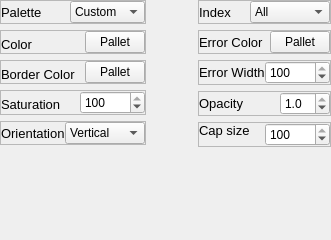
<?xml version="1.0" encoding="UTF-8"?>
<ui version="4.0">
 <class>Form</class>
 <widget class="QWidget" name="Form">
  <property name="geometry">
   <rect>
    <x>0</x>
    <y>0</y>
    <width>331</width>
    <height>240</height>
   </rect>
  </property>
  <property name="windowTitle">
   <string>Form</string>
  </property>
  <layout class="QHBoxLayout" name="horizontalLayout_8">
   <property name="leftMargin">
    <number>0</number>
   </property>
   <property name="topMargin">
    <number>0</number>
   </property>
   <property name="rightMargin">
    <number>0</number>
   </property>
   <property name="bottomMargin">
    <number>0</number>
   </property>
   <item>
    <widget class="QFrame" name="pg_2_box_plot_settings_1">
     <layout class="QHBoxLayout" name="horizontalLayout_7">
      <property name="leftMargin">
       <number>0</number>
      </property>
      <property name="topMargin">
       <number>0</number>
      </property>
      <property name="rightMargin">
       <number>0</number>
      </property>
      <property name="bottomMargin">
       <number>0</number>
      </property>
      <item>
       <widget class="QFrame" name="pg_2_box_plot_settings_1_left">
        <layout class="QVBoxLayout" name="verticalLayout">
         <property name="leftMargin">
          <number>0</number>
         </property>
         <property name="topMargin">
          <number>0</number>
         </property>
         <property name="rightMargin">
          <number>0</number>
         </property>
         <property name="bottomMargin">
          <number>0</number>
         </property>
         <item>
          <widget class="QFrame" name="pg2_graph_barplot_pallete_style_frame">
           <property name="frameShape">
            <enum>QFrame::StyledPanel</enum>
           </property>
           <property name="frameShadow">
            <enum>QFrame::Raised</enum>
           </property>
           <layout class="QHBoxLayout" name="horizontalLayout_3">
            <property name="spacing">
             <number>0</number>
            </property>
            <property name="leftMargin">
             <number>0</number>
            </property>
            <property name="topMargin">
             <number>0</number>
            </property>
            <property name="rightMargin">
             <number>0</number>
            </property>
            <property name="bottomMargin">
             <number>0</number>
            </property>
            <item>
             <widget class="QLabel" name="pg2_graph_pallete_style_label_barplot">
              <property name="font">
               <font>
                <pointsize>10</pointsize>
               </font>
              </property>
              <property name="text">
               <string>Palette</string>
              </property>
             </widget>
            </item>
            <item>
             <widget class="QComboBox" name="pg_2_graph_barplot_pallete_style_combobox">
              <property name="minimumSize">
               <size>
                <width>75</width>
                <height>0</height>
               </size>
              </property>
              <property name="maximumSize">
               <size>
                <width>75</width>
                <height>16777215</height>
               </size>
              </property>
              <item>
               <property name="text">
                <string>Custom</string>
               </property>
              </item>
              <item>
               <property name="text">
                <string>deep</string>
               </property>
              </item>
              <item>
               <property name="text">
                <string>muted</string>
               </property>
              </item>
              <item>
               <property name="text">
                <string>bright</string>
               </property>
              </item>
              <item>
               <property name="text">
                <string>dark</string>
               </property>
              </item>
              <item>
               <property name="text">
                <string>colorblind</string>
               </property>
              </item>
              <item>
               <property name="text">
                <string>Paired</string>
               </property>
              </item>
              <item>
               <property name="text">
                <string>BuGn</string>
               </property>
              </item>
              <item>
               <property name="text">
                <string>GnBu</string>
               </property>
              </item>
              <item>
               <property name="text">
                <string>OrRd</string>
               </property>
              </item>
              <item>
               <property name="text">
                <string>PuBu</string>
               </property>
              </item>
              <item>
               <property name="text">
                <string>YlGn</string>
               </property>
              </item>
              <item>
               <property name="text">
                <string>YlGnBu</string>
               </property>
              </item>
              <item>
               <property name="text">
                <string>YlOrBr</string>
               </property>
              </item>
              <item>
               <property name="text">
                <string>YlOrRd</string>
               </property>
              </item>
              <item>
               <property name="text">
                <string>BrBG</string>
               </property>
              </item>
              <item>
               <property name="text">
                <string>PiYG</string>
               </property>
              </item>
              <item>
               <property name="text">
                <string>PRGn</string>
               </property>
              </item>
              <item>
               <property name="text">
                <string>PuOr</string>
               </property>
              </item>
              <item>
               <property name="text">
                <string>RdBu</string>
               </property>
              </item>
              <item>
               <property name="text">
                <string>RdGy</string>
               </property>
              </item>
              <item>
               <property name="text">
                <string>RdYlBu</string>
               </property>
              </item>
              <item>
               <property name="text">
                <string>RdYlGn</string>
               </property>
              </item>
              <item>
               <property name="text">
                <string>Spectral</string>
               </property>
              </item>
              <item>
               <property name="text">
                <string>Blued_d</string>
               </property>
              </item>
              <item>
               <property name="text">
                <string>coolwarm</string>
               </property>
              </item>
              <item>
               <property name="text">
                <string>pastel</string>
               </property>
              </item>
              <item>
               <property name="text">
                <string>husl</string>
               </property>
              </item>
              <item>
               <property name="text">
                <string>Set1</string>
               </property>
              </item>
              <item>
               <property name="text">
                <string>Set3</string>
               </property>
              </item>
             </widget>
            </item>
           </layout>
          </widget>
         </item>
         <item>
          <widget class="QFrame" name="pg_2_color_graph_frame_box_plot">
           <property name="frameShape">
            <enum>QFrame::StyledPanel</enum>
           </property>
           <property name="frameShadow">
            <enum>QFrame::Raised</enum>
           </property>
           <layout class="QHBoxLayout" name="horizontalLayout_2">
            <property name="leftMargin">
             <number>0</number>
            </property>
            <property name="topMargin">
             <number>0</number>
            </property>
            <property name="rightMargin">
             <number>0</number>
            </property>
            <property name="bottomMargin">
             <number>0</number>
            </property>
            <item>
             <widget class="QLabel" name="pg2_graph_color_box_plot">
              <property name="minimumSize">
               <size>
                <width>0</width>
                <height>20</height>
               </size>
              </property>
              <property name="maximumSize">
               <size>
                <width>16777215</width>
                <height>10</height>
               </size>
              </property>
              <property name="font">
               <font>
                <pointsize>10</pointsize>
               </font>
              </property>
              <property name="text">
               <string>Color</string>
              </property>
              <property name="alignment">
               <set>Qt::AlignLeading|Qt::AlignLeft|Qt::AlignTop</set>
              </property>
             </widget>
            </item>
            <item>
             <widget class="QPushButton" name="pg_2_graph_colors_pallete_2_bar_plot">
              <property name="minimumSize">
               <size>
                <width>60</width>
                <height>0</height>
               </size>
              </property>
              <property name="maximumSize">
               <size>
                <width>60</width>
                <height>16777215</height>
               </size>
              </property>
              <property name="text">
               <string>Pallet</string>
              </property>
             </widget>
            </item>
           </layout>
          </widget>
         </item>
         <item>
          <widget class="QFrame" name="pg_2_graph_border_color_frame_box_plot">
           <property name="frameShape">
            <enum>QFrame::StyledPanel</enum>
           </property>
           <property name="frameShadow">
            <enum>QFrame::Raised</enum>
           </property>
           <layout class="QHBoxLayout" name="horizontalLayout">
            <property name="leftMargin">
             <number>0</number>
            </property>
            <property name="topMargin">
             <number>0</number>
            </property>
            <property name="rightMargin">
             <number>0</number>
            </property>
            <property name="bottomMargin">
             <number>0</number>
            </property>
            <item>
             <widget class="QLabel" name="pg2_graph_border_color_box_plot">
              <property name="minimumSize">
               <size>
                <width>0</width>
                <height>20</height>
               </size>
              </property>
              <property name="maximumSize">
               <size>
                <width>16777215</width>
                <height>10</height>
               </size>
              </property>
              <property name="font">
               <font>
                <pointsize>10</pointsize>
               </font>
              </property>
              <property name="text">
               <string>Border Color</string>
              </property>
              <property name="alignment">
               <set>Qt::AlignLeading|Qt::AlignLeft|Qt::AlignTop</set>
              </property>
             </widget>
            </item>
            <item>
             <widget class="QPushButton" name="pg_2_graph_colors_pallete_1_bar_plot">
              <property name="minimumSize">
               <size>
                <width>60</width>
                <height>0</height>
               </size>
              </property>
              <property name="maximumSize">
               <size>
                <width>60</width>
                <height>16777215</height>
               </size>
              </property>
              <property name="text">
               <string>Pallet</string>
              </property>
             </widget>
            </item>
           </layout>
          </widget>
         </item>
         <item>
          <widget class="QFrame" name="pg2_graph_saturation_frame_box_plot">
           <property name="frameShape">
            <enum>QFrame::StyledPanel</enum>
           </property>
           <property name="frameShadow">
            <enum>QFrame::Raised</enum>
           </property>
           <layout class="QHBoxLayout" name="horizontalLayout_5">
            <property name="spacing">
             <number>0</number>
            </property>
            <property name="leftMargin">
             <number>0</number>
            </property>
            <property name="topMargin">
             <number>0</number>
            </property>
            <property name="rightMargin">
             <number>0</number>
            </property>
            <property name="bottomMargin">
             <number>0</number>
            </property>
            <item>
             <widget class="QLabel" name="pg2_graph_saturation_label_box_plot">
              <property name="minimumSize">
               <size>
                <width>0</width>
                <height>20</height>
               </size>
              </property>
              <property name="maximumSize">
               <size>
                <width>16777215</width>
                <height>10</height>
               </size>
              </property>
              <property name="font">
               <font>
                <pointsize>10</pointsize>
               </font>
              </property>
              <property name="text">
               <string>Saturation</string>
              </property>
              <property name="alignment">
               <set>Qt::AlignLeading|Qt::AlignLeft|Qt::AlignTop</set>
              </property>
             </widget>
            </item>
            <item>
             <widget class="QSpinBox" name="pg2_graph_saturation_spinBox_box_plot">
              <property name="minimumSize">
               <size>
                <width>65</width>
                <height>0</height>
               </size>
              </property>
              <property name="maximumSize">
               <size>
                <width>65</width>
                <height>16777215</height>
               </size>
              </property>
              <property name="minimum">
               <number>0</number>
              </property>
              <property name="maximum">
               <number>100</number>
              </property>
              <property name="value">
               <number>100</number>
              </property>
             </widget>
            </item>
           </layout>
          </widget>
         </item>
         <item>
          <widget class="QFrame" name="pg2_graph_orientaitno_frame_barplot">
           <property name="frameShape">
            <enum>QFrame::StyledPanel</enum>
           </property>
           <property name="frameShadow">
            <enum>QFrame::Raised</enum>
           </property>
           <layout class="QHBoxLayout" name="horizontalLayout_9">
            <property name="spacing">
             <number>0</number>
            </property>
            <property name="leftMargin">
             <number>0</number>
            </property>
            <property name="topMargin">
             <number>0</number>
            </property>
            <property name="rightMargin">
             <number>0</number>
            </property>
            <property name="bottomMargin">
             <number>0</number>
            </property>
            <item>
             <widget class="QLabel" name="pg2_graph_orientation_label_barplot">
              <property name="font">
               <font>
                <pointsize>10</pointsize>
               </font>
              </property>
              <property name="text">
               <string>Orientation</string>
              </property>
             </widget>
            </item>
            <item>
             <widget class="QComboBox" name="pg2_graph_orientaitno_combobox_barplot">
              <property name="minimumSize">
               <size>
                <width>80</width>
                <height>0</height>
               </size>
              </property>
              <property name="maximumSize">
               <size>
                <width>80</width>
                <height>16777215</height>
               </size>
              </property>
              <item>
               <property name="text">
                <string>Vertical</string>
               </property>
              </item>
              <item>
               <property name="text">
                <string>Horizontal</string>
               </property>
              </item>
             </widget>
            </item>
           </layout>
          </widget>
         </item>
         <item>
          <spacer name="verticalSpacer">
           <property name="orientation">
            <enum>Qt::Vertical</enum>
           </property>
           <property name="sizeHint" stdset="0">
            <size>
             <width>20</width>
             <height>40</height>
            </size>
           </property>
          </spacer>
         </item>
        </layout>
       </widget>
      </item>
      <item>
       <spacer name="pg_2_box_plot_settings_1_horizontalSpacer">
        <property name="orientation">
         <enum>Qt::Horizontal</enum>
        </property>
        <property name="sizeHint" stdset="0">
         <size>
          <width>40</width>
          <height>20</height>
         </size>
        </property>
       </spacer>
      </item>
      <item>
       <widget class="QFrame" name="pg_2_box_plot_settings_1_right_box_plot">
        <layout class="QVBoxLayout" name="verticalLayout_2">
         <property name="leftMargin">
          <number>0</number>
         </property>
         <property name="topMargin">
          <number>0</number>
         </property>
         <property name="rightMargin">
          <number>0</number>
         </property>
         <property name="bottomMargin">
          <number>0</number>
         </property>
         <item>
          <widget class="QFrame" name="pg2_graph_index_frame_swarmplot">
           <property name="frameShape">
            <enum>QFrame::StyledPanel</enum>
           </property>
           <property name="frameShadow">
            <enum>QFrame::Raised</enum>
           </property>
           <layout class="QHBoxLayout" name="horizontalLayout_4">
            <property name="leftMargin">
             <number>0</number>
            </property>
            <property name="topMargin">
             <number>0</number>
            </property>
            <property name="rightMargin">
             <number>0</number>
            </property>
            <property name="bottomMargin">
             <number>0</number>
            </property>
            <item>
             <widget class="QLabel" name="pg2_graph_index_label_barplot">
              <property name="font">
               <font>
                <pointsize>10</pointsize>
               </font>
              </property>
              <property name="text">
               <string>Index</string>
              </property>
             </widget>
            </item>
            <item>
             <widget class="QComboBox" name="pg2_graph_index_combobox_barplot">
              <property name="minimumSize">
               <size>
                <width>80</width>
                <height>0</height>
               </size>
              </property>
              <property name="maximumSize">
               <size>
                <width>80</width>
                <height>16777215</height>
               </size>
              </property>
              <item>
               <property name="text">
                <string>All</string>
               </property>
              </item>
             </widget>
            </item>
           </layout>
          </widget>
         </item>
         <item>
          <widget class="QFrame" name="pg_2_errcolor_graph_frame_box_plot">
           <property name="frameShape">
            <enum>QFrame::StyledPanel</enum>
           </property>
           <property name="frameShadow">
            <enum>QFrame::Raised</enum>
           </property>
           <layout class="QHBoxLayout" name="horizontalLayout_10">
            <property name="spacing">
             <number>0</number>
            </property>
            <property name="leftMargin">
             <number>0</number>
            </property>
            <property name="topMargin">
             <number>0</number>
            </property>
            <property name="rightMargin">
             <number>0</number>
            </property>
            <property name="bottomMargin">
             <number>0</number>
            </property>
            <item>
             <widget class="QLabel" name="pg2_graph_errcolor_label_box_plot">
              <property name="font">
               <font>
                <pointsize>10</pointsize>
               </font>
              </property>
              <property name="text">
               <string>Error Color</string>
              </property>
             </widget>
            </item>
            <item>
             <widget class="QPushButton" name="pg_2_graph_colors_pallete_3_bar_plot">
              <property name="minimumSize">
               <size>
                <width>60</width>
                <height>0</height>
               </size>
              </property>
              <property name="maximumSize">
               <size>
                <width>60</width>
                <height>16777215</height>
               </size>
              </property>
              <property name="text">
               <string>Pallet</string>
              </property>
             </widget>
            </item>
           </layout>
          </widget>
         </item>
         <item>
          <widget class="QFrame" name="pg2_graph_bar_errwidth_frame_box_plot">
           <property name="frameShape">
            <enum>QFrame::StyledPanel</enum>
           </property>
           <property name="frameShadow">
            <enum>QFrame::Raised</enum>
           </property>
           <layout class="QHBoxLayout" name="horizontalLayout_11">
            <property name="spacing">
             <number>0</number>
            </property>
            <property name="leftMargin">
             <number>0</number>
            </property>
            <property name="topMargin">
             <number>0</number>
            </property>
            <property name="rightMargin">
             <number>0</number>
            </property>
            <property name="bottomMargin">
             <number>0</number>
            </property>
            <item>
             <widget class="QLabel" name="pg2_graph_bar_errwidth_label_box_plot">
              <property name="font">
               <font>
                <pointsize>10</pointsize>
               </font>
              </property>
              <property name="text">
               <string>Error Width</string>
              </property>
             </widget>
            </item>
            <item>
             <widget class="QSpinBox" name="pg2_graph_bar_errwidth_spinBox_box_plot">
              <property name="minimumSize">
               <size>
                <width>65</width>
                <height>0</height>
               </size>
              </property>
              <property name="maximumSize">
               <size>
                <width>65</width>
                <height>16777215</height>
               </size>
              </property>
              <property name="maximum">
               <number>100</number>
              </property>
              <property name="value">
               <number>100</number>
              </property>
             </widget>
            </item>
           </layout>
          </widget>
         </item>
         <item>
          <widget class="QFrame" name="pg2_graph_bar_ci_frame_box_plot">
           <property name="frameShape">
            <enum>QFrame::StyledPanel</enum>
           </property>
           <property name="frameShadow">
            <enum>QFrame::Raised</enum>
           </property>
           <layout class="QHBoxLayout" name="horizontalLayout_12">
            <property name="spacing">
             <number>0</number>
            </property>
            <property name="leftMargin">
             <number>0</number>
            </property>
            <property name="topMargin">
             <number>0</number>
            </property>
            <property name="rightMargin">
             <number>0</number>
            </property>
            <property name="bottomMargin">
             <number>0</number>
            </property>
            <item>
             <widget class="QLabel" name="pg2_graph_bar_ci_label_box_plot">
              <property name="font">
               <font>
                <pointsize>10</pointsize>
               </font>
              </property>
              <property name="text">
               <string>Opacity</string>
              </property>
             </widget>
            </item>
            <item>
             <widget class="QDoubleSpinBox" name="pg2_graph_bar_ci_spinBox_box_plot">
              <property name="minimumSize">
               <size>
                <width>50</width>
                <height>0</height>
               </size>
              </property>
              <property name="maximumSize">
               <size>
                <width>50</width>
                <height>16777215</height>
               </size>
              </property>
              <property name="decimals">
               <number>1</number>
              </property>
              <property name="maximum">
               <double>1.000000000000000</double>
              </property>
              <property name="singleStep">
               <double>0.100000000000000</double>
              </property>
              <property name="value">
               <double>1.000000000000000</double>
              </property>
             </widget>
            </item>
           </layout>
          </widget>
         </item>
         <item>
          <widget class="QFrame" name="pg2_graph_flier_size_frame_box_plot">
           <property name="frameShape">
            <enum>QFrame::StyledPanel</enum>
           </property>
           <property name="frameShadow">
            <enum>QFrame::Raised</enum>
           </property>
           <layout class="QHBoxLayout" name="horizontalLayout_6">
            <property name="spacing">
             <number>0</number>
            </property>
            <property name="leftMargin">
             <number>0</number>
            </property>
            <property name="topMargin">
             <number>0</number>
            </property>
            <property name="rightMargin">
             <number>0</number>
            </property>
            <property name="bottomMargin">
             <number>0</number>
            </property>
            <item>
             <widget class="QLabel" name="pg2_graph_flier_size_label_box_plot_box_plot">
              <property name="minimumSize">
               <size>
                <width>0</width>
                <height>0</height>
               </size>
              </property>
              <property name="maximumSize">
               <size>
                <width>16777215</width>
                <height>16777215</height>
               </size>
              </property>
              <property name="font">
               <font>
                <pointsize>10</pointsize>
               </font>
              </property>
              <property name="text">
               <string>Cap size</string>
              </property>
              <property name="alignment">
               <set>Qt::AlignLeading|Qt::AlignLeft|Qt::AlignTop</set>
              </property>
             </widget>
            </item>
            <item>
             <widget class="QSpinBox" name="pg2_graph_flier_size_spinBox_box_plot">
              <property name="minimumSize">
               <size>
                <width>65</width>
                <height>0</height>
               </size>
              </property>
              <property name="maximumSize">
               <size>
                <width>65</width>
                <height>16777215</height>
               </size>
              </property>
              <property name="minimum">
               <number>0</number>
              </property>
              <property name="maximum">
               <number>100</number>
              </property>
              <property name="value">
               <number>100</number>
              </property>
             </widget>
            </item>
           </layout>
          </widget>
         </item>
         <item>
          <spacer name="verticalSpacer_2">
           <property name="orientation">
            <enum>Qt::Vertical</enum>
           </property>
           <property name="sizeHint" stdset="0">
            <size>
             <width>20</width>
             <height>40</height>
            </size>
           </property>
          </spacer>
         </item>
        </layout>
       </widget>
      </item>
     </layout>
    </widget>
   </item>
  </layout>
 </widget>
 <resources/>
 <connections/>
</ui>
